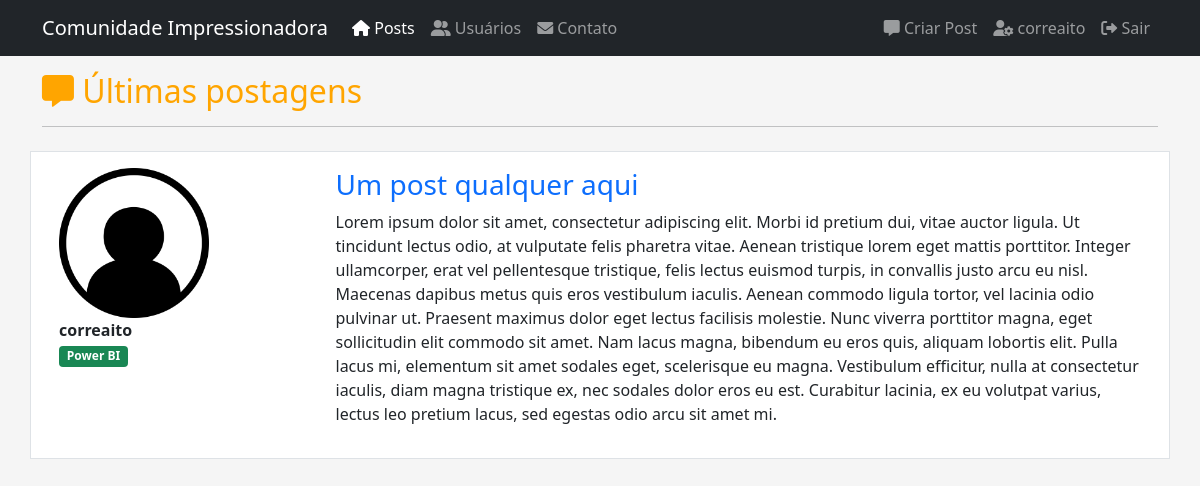
/ (signed in), run on the app's committed database.
### comunidadeimpressionadora/models.py (models this page shows, shortened)
class Usuario(database.Model, UserMixin):
    id = database.Column(database.Integer, primary_key=True)
    username = database.Column(database.String, nullable=False)
    email = database.Column(database.String, nullable=False, unique=True)
    senha = database.Column(database.String, nullable=False)
    foto_perfil = database.Column(database.String, default='default.png')
    posts = database.relationship('Post', backref='autor', lazy=True)
    cursos = database.Column(MutableList.as_mutable(PickleType), default=['Não Informado'])

class Post(database.Model):
    id = database.Column(database.Integer, primary_key=True)
    titulo = database.Column(database.String, nullable=False)
    corpo = database.Column(database.Text, nullable=False)
    data_criacao = database.Column(database.DateTime, nullable=False, default=datetime.utcnow())
    id_usuario = database.Column(database.Integer, database.ForeignKey('usuario.id'), nullable=False)

### comunidadeimpressionadora/routes.py (the view)
@app.route("/")
@login_required
def home():
    posts = Post.query.order_by(Post.id.desc())
    return render_template('home.html', posts=posts)

### comunidadeimpressionadora/models.py (called while the page is built)
@login_manager.user_loader
def load_usuario(id_usuario):
    return Usuario.query.get(int(id_usuario))

### comunidadeimpressionadora/templates/home.html (shortened to what this page needs)
{% extends 'base.html' %}
{% block body %}
<div class="container mt-3">
    <h2 style="color:orange"><i class="fa-solid fa-message"></i> Últimas postagens</h2>
    <hr>
    {% for post in posts %}
    <div class="row border mt-4 p-3 meupost">
        <div class="col col-3">
            <div class="image pe-2"><img
                    src="{{ url_for('static', filename='fotos_perfil/{}'.format(post.autor.foto_perfil)) }}"
                    class="rounded-3" width="150"></div>
            <strong>{{ post.autor.username }}</strong><br>
            {% for curso in post.autor.cursos %}
            <span class="badge bg-success" disabled>{{ curso }}</span>
            {% endfor %}
        </div>
        <div class="col col-9">
            <a style="text-decoration:none" href="{{ url_for('exibir_post', post_id=post.id) }}"><h3>{{ post.titulo
                }}</h3></a>
            <p>{{ post.corpo }}</p>
        </div>
    </div>
    {% endfor %}
</div>
{% endblock %}

### comunidadeimpressionadora/templates/navbar.html (shortened to what this page needs)
<nav class="navbar navbar-expand-lg navbar-dark bg-dark">
    <div class="container-fluid container">
        <a class="navbar-brand" href="{{ url_for('home') }}">Comunidade Impressionadora</a>
        <div class="collapse navbar-collapse" id="navbarSupportedContent">
            <ul class="navbar-nav me-auto mb-2 mb-lg-0">
                <li class="nav-item">
                    <a class="nav-link active" aria-current="page" href="{{ url_for('home') }}"><i class="fa-solid fa-house"></i> Posts</a>
                </li>
                <li class="nav-item">
                    <a class="nav-link" href="{{ url_for('usuarios') }}"><i class="fa-solid fa-user-group"></i> Usuários</a>
                </li>
                <li class="nav-item">
                    <a class="nav-link" href="{{ url_for('contato') }}"><i class="fa-solid fa-envelope"></i> Contato</a>
                </li>
            </ul>
            <ul class="d-flex navbar-nav">
                {% if current_user.is_authenticated %}
                    <li class="nav-item">
                    <a class="nav-link" href="{{ url_for('criar_post') }}"><i class="fa-solid fa-message"></i> Criar Post</a>
                    </li>
                    <li class="nav-item">
                    <a class="nav-link" href="{{ url_for('perfil') }}"><i class="fa-solid fa-user-gear"></i> {{ current_user.username }}</a>
                    </li>
                    <li class="nav-item">
                    <a class="nav-link" href="{{ url_for('sair') }}"><i class="fa-solid fa-right-from-bracket"></i> Sair</a>
                    </li>
                {% endif %}
            </ul>
        </div>
    </div>
</nav>

### comunidadeimpressionadora/static/main.css (style rules this page uses)
body { background-color: #f5f5f5 }
.meupost { background: #fff !important; }

### data on the page
Usuario: username "correaito"
Post: foto_perfil (placeholder picture), autor.username "correaito", cursos "Power BI", titulo "Um post qualquer aqui", corpo "Lorem ipsum dolor sit amet, consectetur adipiscing elit. Morbi id pretium dui, vitae auctor ligula. Ut tincidunt lectus odio, at vulputate felis pharetra vitae. Aenean tristique lorem eget mattis porttitor. Integer ullamcorper, erat vel pellentesque tristique, felis lectus euismod turpis, in convallis justo arcu eu nisl. Maecenas dapibus metus quis eros vestibulum iaculis. Aenean commodo ligula tortor, vel lacinia odio pulvinar ut. Praesent maximus dolor eget lectus facilisis molestie. Nunc viverra porttitor magna, eget sollicitudin elit commodo sit amet. Nam lacus magna, bibendum eu eros quis, aliquam lobortis elit. Pulla lacus mi, elementum sit amet sodales eget, scelerisque eu magna.…"
